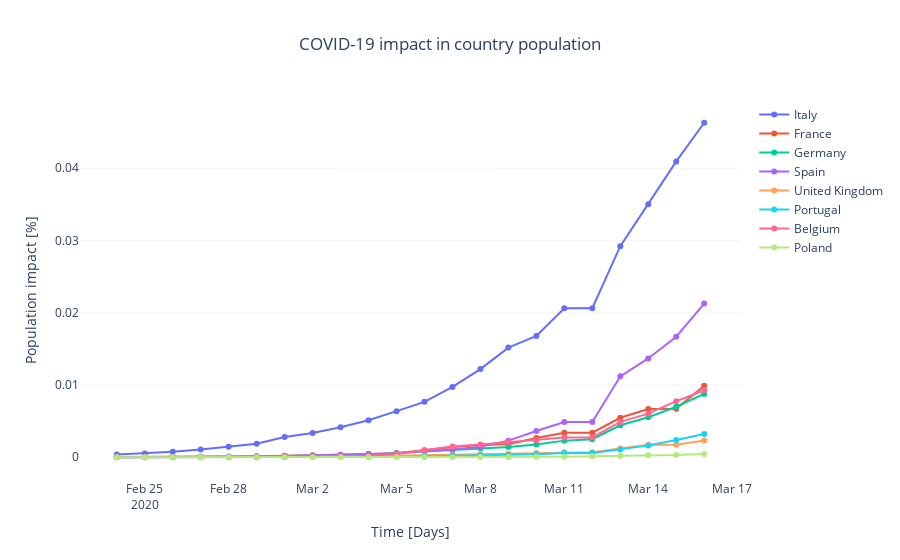

The cell this chart's notebook holds for it:
### Code cell
# Calculate the impact of covid-19 over the total population per country
fig = go.Figure()

for c in list_c:
    # check country population for year_analysis
    pop_year = np.array(df_gp[c][df_gp.Date == year_analysis], dtype=int)
    if c == 'France':
        data_c = np.array(df_c['France - France'], dtype=int)
    elif c == 'United Kingdom':
        data_c = np.array(df_c['United Kingdom - United Kingdom'], dtype=int)
    else:
        data_c = np.array(df_c[c], dtype=int)

    fig.add_trace(
        go.Scatter(
            mode = 'lines+markers',
            x = df_c.Date[mask],
            y = data_c[mask] / pop_year * 100, 
            name = c
        ))
    
# change background color, yaxis type and horizontal bar selector
fig.update_layout(
    xaxis_title = 'Time [Days]',
    yaxis_title = 'Population impact [%]',
    title = 'COVID-19 impact in country population',
    title_x = 0.5,
    plot_bgcolor='white'
)

# change y axis grid options
fig.update_yaxes(showgrid=True, gridwidth=.3, gridcolor='gainsboro')
